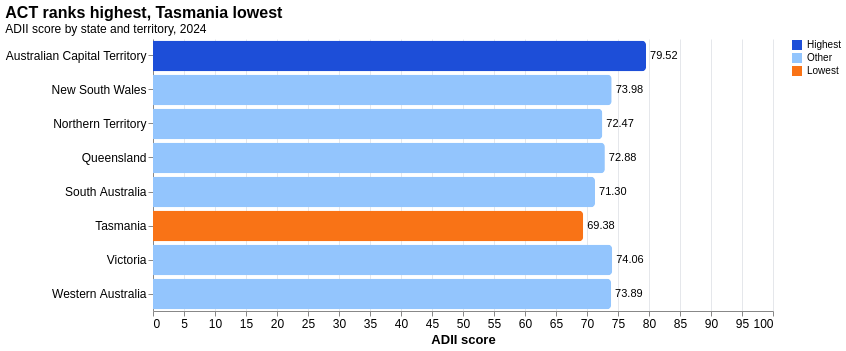

Describe this chart as a Vega-Lite specification.
### Vega-Lite specification from a JSON file in a GitHub repository (floating-point values rounded to 4 significant figures)
{"$schema": "https://vega.github.io/schema/vega-lite/v5.json", "description": "ADII score ranking by Australian state and territory, 2024.", "title": {"text": "ACT ranks highest, Tasmania lowest", "subtitle": "ADII score by state and territory, 2024"}, "width": 620, "height": {"step": 34}, "data": {"values": [{"state_code": "ACT", "state_name": "Australian Capital Territory", "adii_score": 79.52, "highlight": "Highest"}, {"state_code": "VIC", "state_name": "Victoria", "adii_score": 74.06, "highlight": "Other"}, {"state_code": "NSW", "state_name": "New South Wales", "adii_score": 73.98, "highlight": "Other"}, {"state_code": "WA", "state_name": "Western Australia", "adii_score": 73.89, "highlight": "Other"}, {"state_code": "QLD", "state_name": "Queensland", "adii_score": 72.88, "highlight": "Other"}, {"state_code": "NT", "state_name": "Northern Territory", "adii_score": 72.47, "highlight": "Other"}, {"state_code": "SA", "state_name": "South Australia", "adii_score": 71.3, "highlight": "Other"}, {"state_code": "TAS", "state_name": "Tasmania", "adii_score": 69.38, "highlight": "Lowest"}]}, "layer": [{"mark": {"type": "bar", "cornerRadiusEnd": 4}, "encoding": {"x": {"field": "adii_score", "type": "quantitative", "title": "ADII score", "scale": {"domain": [0, 100]}}, "y": {"field": "state_name", "type": "nominal", "title": null, "sort": "-x"}, "color": {"field": "highlight", "type": "nominal", "title": null, "scale": {"domain": ["Highest", "Other", "Lowest"], "range": ["#1d4ed8", "#93c5fd", "#f97316"]}}, "tooltip": [{"field": "state_name", "type": "nominal", "title": "State/Territory"}, {"field": "adii_score", "type": "quantitative", "title": "ADII score", "format": ".2f"}]}}, {"mark": {"type": "text", "align": "left", "dx": 4, "baseline": "middle", "fontSize": 11}, "encoding": {"x": {"field": "adii_score", "type": "quantitative"}, "y": {"field": "state_name", "type": "nominal", "sort": "-x"}, "text": {"field": "adii_score", "type": "quantitative", "format": ".2f"}}}], "config": {"view": {"stroke": null}, "axis": {"labelFontSize": 12, "titleFontSize": 13, "gridColor": "#e5e7eb"}, "title": {"fontSize": 16, "subtitleFontSize": 12, "anchor": "start"}}}
